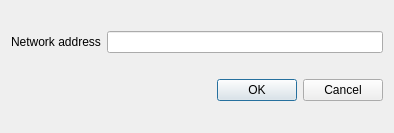
<?xml version="1.0" encoding="UTF-8"?>
<ui version="4.0">
 <class>CreateVPNDialog</class>
 <widget class="QDialog" name="CreateVPNDialog">
  <property name="geometry">
   <rect>
    <x>0</x>
    <y>0</y>
    <width>394</width>
    <height>133</height>
   </rect>
  </property>
  <property name="windowTitle">
   <string>Dialog</string>
  </property>
  <layout class="QVBoxLayout" name="verticalLayout_2">
   <item>
    <layout class="QVBoxLayout" name="verticalLayout">
     <item>
      <layout class="QHBoxLayout" name="horizontalLayout">
       <item>
        <widget class="QLabel" name="label">
         <property name="text">
          <string>Network address</string>
         </property>
        </widget>
       </item>
       <item>
        <widget class="QLineEdit" name="subnetLineEdit">
         <property name="toolTip">
          <string>Enter new VPN subnet address like 192.168.10.0/24</string>
         </property>
        </widget>
       </item>
      </layout>
     </item>
    </layout>
   </item>
   <item>
    <widget class="QDialogButtonBox" name="buttonBox">
     <property name="orientation">
      <enum>Qt::Horizontal</enum>
     </property>
     <property name="standardButtons">
      <set>QDialogButtonBox::Cancel|QDialogButtonBox::Ok</set>
     </property>
    </widget>
   </item>
  </layout>
 </widget>
 <resources/>
 <connections>
  <connection>
   <sender>buttonBox</sender>
   <signal>accepted()</signal>
   <receiver>CreateVPNDialog</receiver>
   <slot>accept()</slot>
   <hints>
    <hint type="sourcelabel">
     <x>248</x>
     <y>254</y>
    </hint>
    <hint type="destinationlabel">
     <x>157</x>
     <y>274</y>
    </hint>
   </hints>
  </connection>
  <connection>
   <sender>buttonBox</sender>
   <signal>rejected()</signal>
   <receiver>CreateVPNDialog</receiver>
   <slot>reject()</slot>
   <hints>
    <hint type="sourcelabel">
     <x>316</x>
     <y>260</y>
    </hint>
    <hint type="destinationlabel">
     <x>286</x>
     <y>274</y>
    </hint>
   </hints>
  </connection>
 </connections>
</ui>
